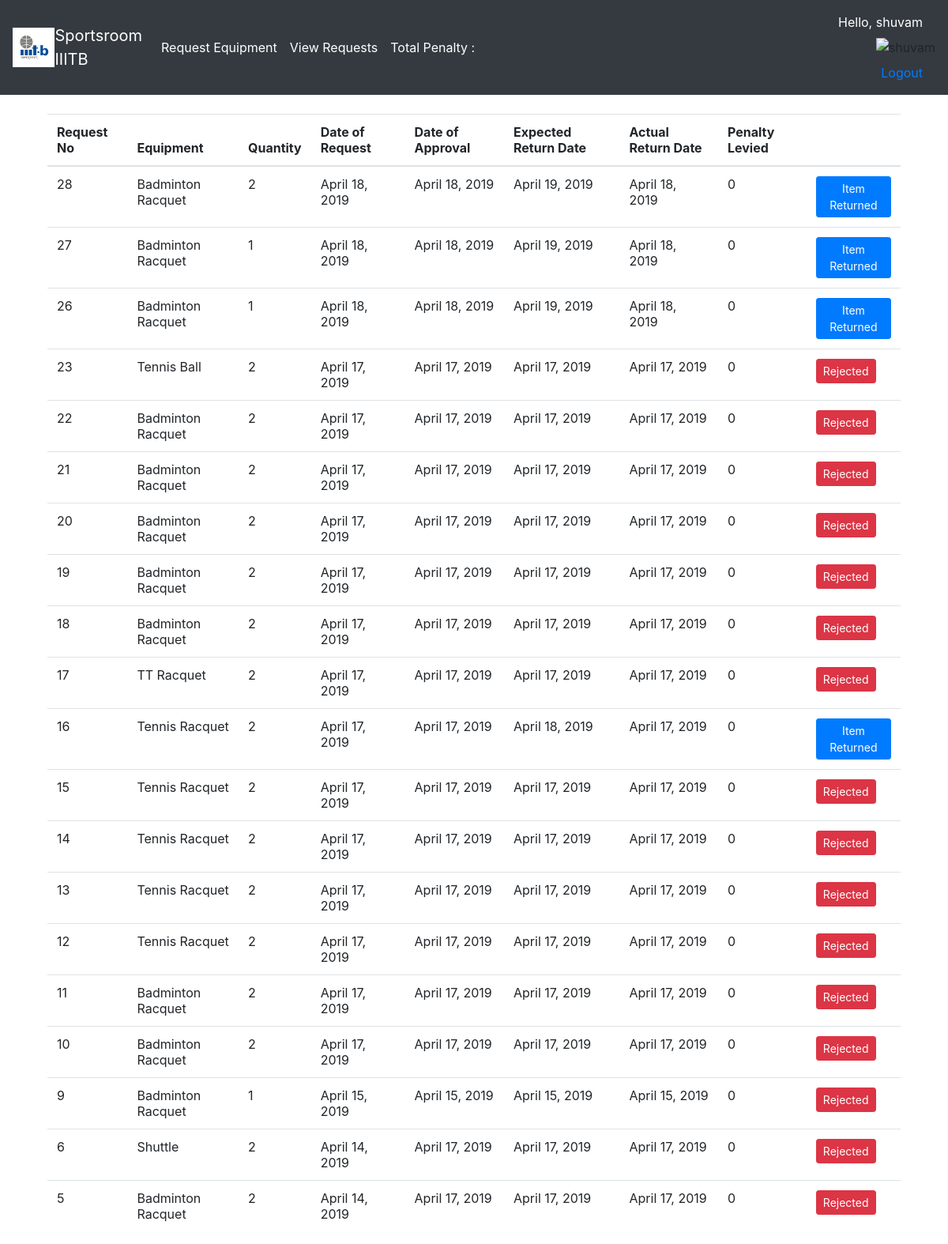
Before: /sportsEquipment/viewRequest/ (signed in) with the older database file.
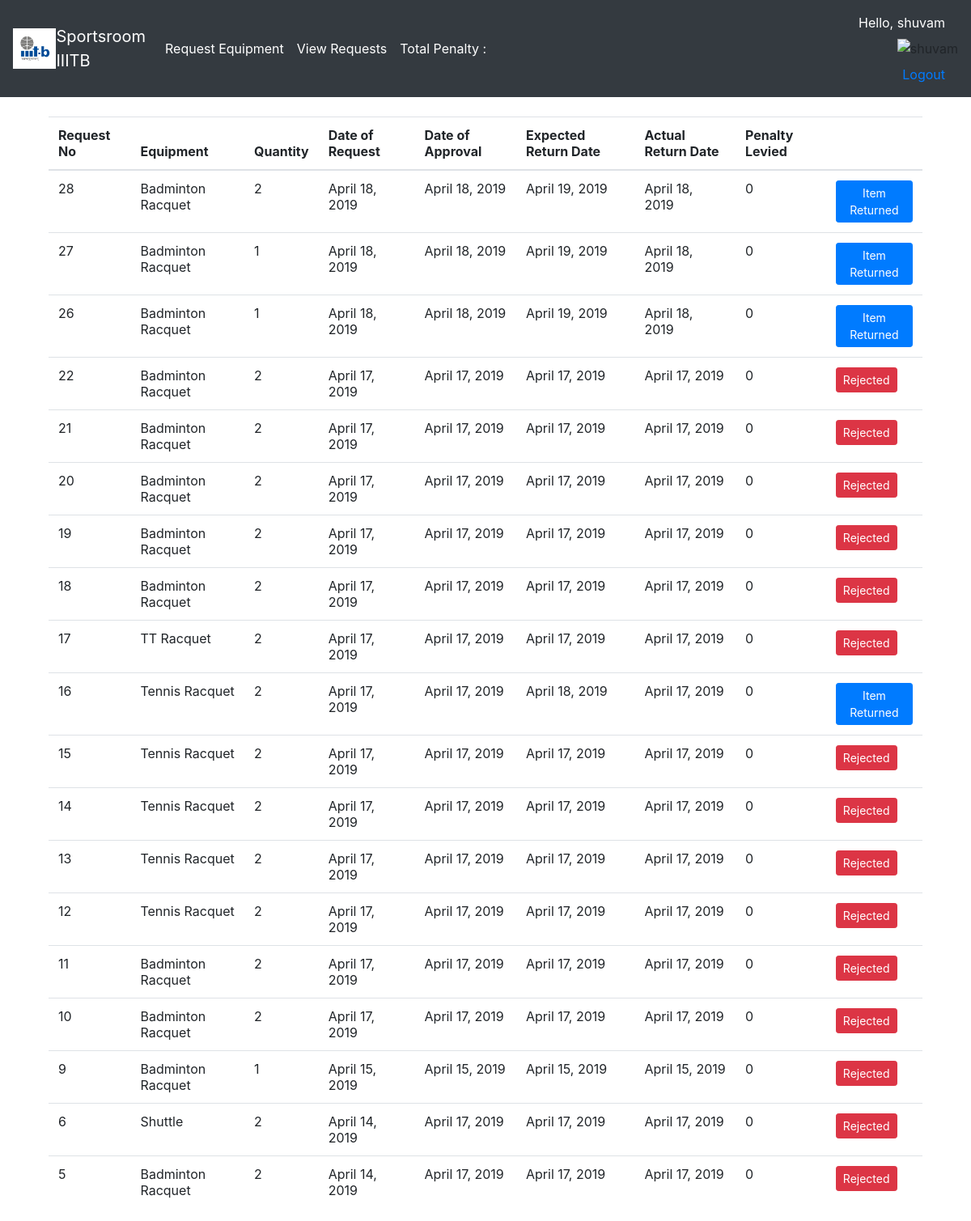
After: the same page with the newer database file.
### sportsEquipment/models.py (models this page shows, shortened)
class EquipmentRequest(models.Model):
    reqId           =   models.AutoField(primary_key=True)
    eqp             =   models.ForeignKey(Equipments,on_delete=models.CASCADE)
    quantity        =   models.IntegerField(validators=[MinValueValidator(1), MaxValueValidator(2)])
    user            =   models.ForeignKey(User,on_delete=models.CASCADE)
    dtOfRequest     =   models.DateTimeField()
    dtAvailed       =   models.DateTimeField(null=True)
    dtOfExpRet      =   models.DateTimeField(null=True)
    dtOfActualRet   =   models.DateTimeField(null=True)
    penalty         =   models.IntegerField(default=0)
    choices = (
        (0, 'PENDING'),
        (1, 'ACCEPTED'),
        (2, 'REJECTED'),
        (3, 'RETURNED')
    )
    reqStatus       =   models.IntegerField(default=0,choices=choices)

class Equipments(models.Model):
    eqpId       = models.AutoField(primary_key=True)
    eqpName     = models.CharField(max_length=50)
    eqpQuantity = models.IntegerField(validators=[MinValueValidator(1)])
    eqpQuantityTaken = models.IntegerField(default=0,validators=[MaxValueValidator(eqpQuantity)])

### sportsEquipment/views.py (the view)
# urls.py: path(r'viewRequest/',views.viewRequest,name='viewRequest'),
@login_required
def viewRequest(request):
    user = request.user
    print(user)
    lstRequest = list(EquipmentRequest.objects.filter(user=user).order_by('-dtOfRequest'))
    print(lstRequest)
    print("No of requests: ", len(lstRequest))
    return render(request, 'EndUser/viewRequest.html', {'lstRequest': lstRequest});

### templates/EndUser/viewRequest.html
{% extends 'MasterLayout/baseLayout.html' %}
{% block body %}
  <div class="container">
    <br>
    <table class="table table-hover">
    <thead>
      <tr>
        <th>Request No</th>
        <th>Equipment</th>
        <th>Quantity</th>
        <th>Date of Request</th>
        <th>Date of Approval</th>
        <th>Expected Return Date</th>
        <th>Actual Return Date</th>
        <th>Penalty Levied</th>
        <th></th>
      </tr>
    </thead>
    <tbody>
      {% for request in lstRequest %}
      <tr>
        <td>{{ request.reqId }}
        <td>{{ request.eqp.eqpName }}</td>
        <td>{{ request.quantity }} </td>
        <td>{{ request.dtOfRequest.date }}</td>
        <td>
            {% if request.dtAvailed.date == None %}
                NA
            {% else %}
                {{ request.dtAvailed.date }}
            {% endif %}
        </td>
        <td>
            {% if request.dtAvailed.date == None %}
                NA
            {% else %}
                {{ request.dtOfExpRet.date }}
            {% endif %}
        </td>
        <td>{% if request.dtAvailed.date == None %}
                NA
            {% else %}
                {{ request.dtOfActualRet.date }}
            {% endif %}
        </td>
        <td>{% if request.dtAvailed.date == None %}
                NA
            {% else %}
                {{ request.penalty }}
            {% endif %}
        </td>
        <td>
            {% if request.reqStatus == 0 %}
                <a href="#" class="btn btn-warning btn-sm" role="button" aria-pressed="true" > Pending </a>
            {% elif request.reqStatus == 1 %}
                <a href="#" class="btn btn-success btn-sm" role="button" aria-pressed="true" > Approved </a>
            {% elif request.reqStatus == 2 %}
                <a href="#" class="btn btn-danger btn-sm" role="button" aria-pressed="true" > Rejected </a>
            {% else %}
                <a href="#" class="btn btn-primary btn-sm" role="button" aria-pressed="true" > Item Returned </a>
            {% endif %}
        </td>
      </tr>
      {% endfor %}
    </tbody>
  </table>
  </div>
{% endblock %}

Changed rows visible on the page:
removed EquipmentRequest: reqId "23", eqp.eqpName "Tennis Ball", quantity "2", dtOfRequest "April 17, 2019", dtAvailed "April 17, 2019", dtOfExpRet "April 17, 2019", dtOfActualRet "April 17, 2019", penalty "0", reqStatus "Rejected"
